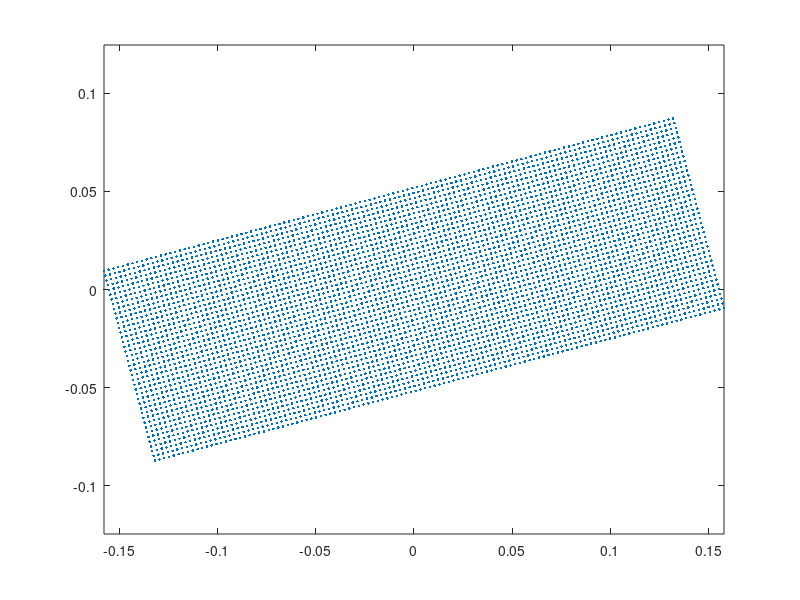

Reproduce this figure in MATLAB.
%% ---------------------------------------------------------------------
%%
%% Copyright (c) 2019 - 2019 by the IBAMR developers
%% All rights reserved.
%%
%% This file is part of IBAMR.
%%
%% IBAMR is free software and is distributed under the 3-clause BSD
%% license. The full text of the license can be found in the file
%% COPYRIGHT at the top level directory of IBAMR.
%%
%% ---------------------------------------------------------------------

   %% filename: Barge2d.m written by Nishant Nangia

  clear all;
  
  PATH = './';
  
  WallPath = strcat(PATH,'barge2d.vertex');
  %%
  % Domain parameters
  Lx = 5.0; Ly = 2.5;
  Nx = 500*2*2;  Ny = 250*2*2;
  
  % Dimensional parameters
  dx = Lx/Nx; dy = Ly/Ny;
  Length = 0.3;
  Width  = Length/3.0;
  Xcom   = 0.0;
  Ycom   = 0.0;
  theta  = 15; %degrees
  t      = theta*pi/180; % radians
  
  NumPtsX = ceil(Length/dx) + 1
  NumPtsY = ceil(Width/dy) + 1
  
  lag_pts = 0;
  
  % Generate Rectangular Prism
  for j = 1:NumPtsY
      y = Ycom - Width/2 + (j-1)*dy;
          for i = 1:NumPtsX
              x = Xcom-Length/2 + (i-1)*dy;
                lag_pts = lag_pts+1;
                LagX(lag_pts) = x;
                LagY(lag_pts) = y;
          end
  end
  
  % Rotate by theta
  Rx = LagX * cos(t) - LagY * sin(t);
  Ry = LagX * sin(t) + LagY * cos(t);
  LagX = Rx;
  LagY = Ry;


  figure;
  plot(LagX,LagY,'.')
  axis equal;
  
  %% write it in file
  
  lag_pts = length(LagY);
  fid = fopen(WallPath,'wt');
  fprintf(fid,'%d\n',lag_pts);
  
  for i = 1:length(LagX)
      fprintf(fid,'%12.7E\t\t%12.7E\n',LagX(i),LagY(i));
  end
  
  fclose(fid);
